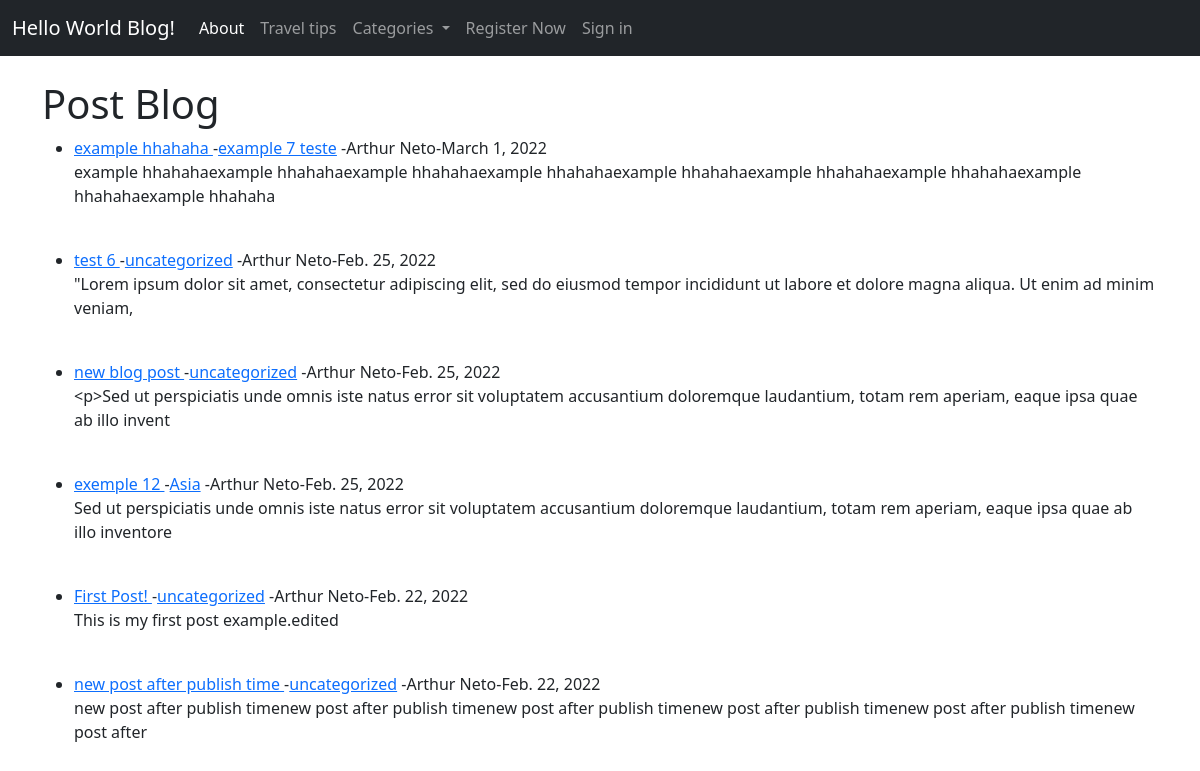
Before: / with the older database file.
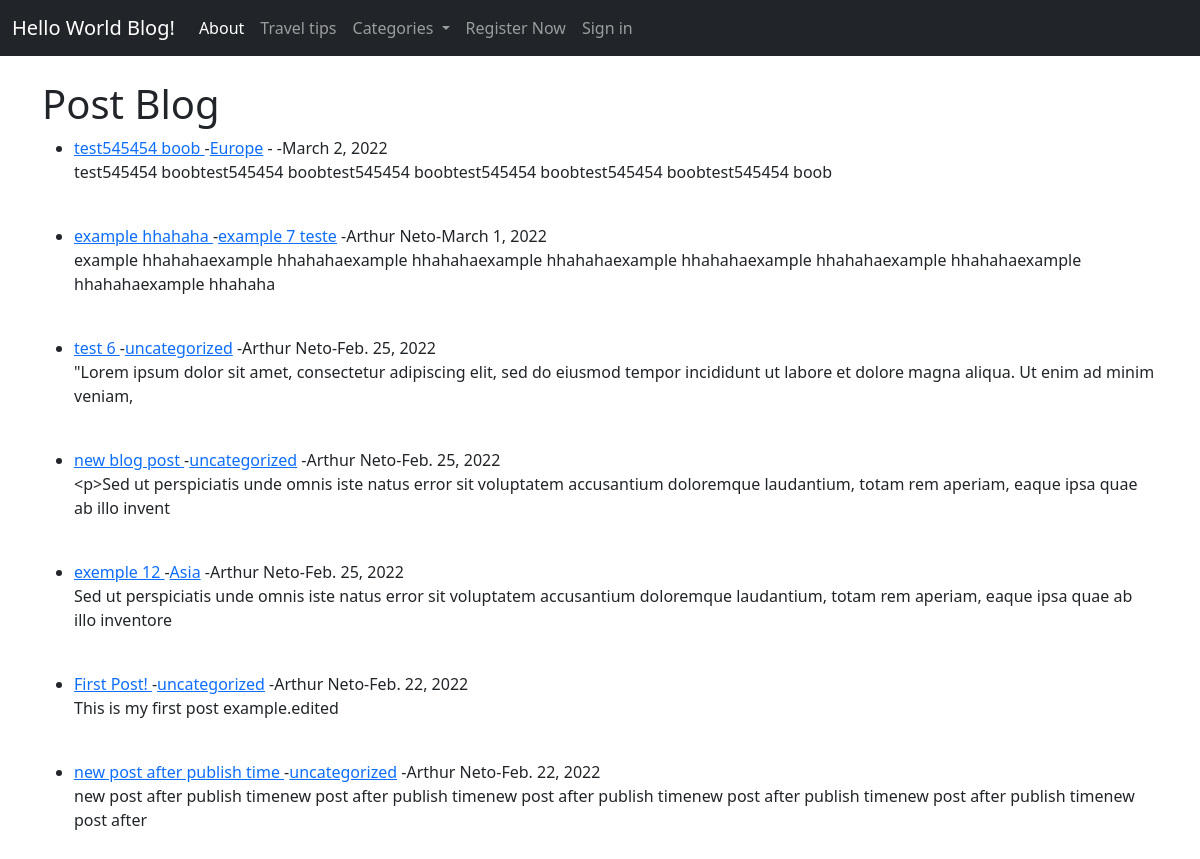
After: the same page with the newer database file.
### world/models.py (models this page shows, shortened)
class Post(models.Model):
    title = models.CharField(max_length=255)
    title_tag = models.CharField(max_length=255)
    author = models.ForeignKey(User, on_delete=models.CASCADE)
    category = models.CharField(max_length=255, default='uncategorized')
    body = models.TextField()
    publish_date =  models.DateField(auto_now_add=True)

### world/views.py (the view)
# urls.py: path('', IndexView.as_view(), name="index"),
class IndexView(ListView):
    model = Post
    template_name = 'index.html'
    ordering = ['-publish_date']
    caty = Category.objects.all()
    def get_context_data(self, *args, **kwargs):
        caty_menu = Category.objects.all()
        context = super(IndexView, self).get_context_data(*args, **kwargs)
        context["caty_menu"] = caty_menu
        return context

### world/models.py (called while the page is built)
    def __str__(self):
        return self.name

### world/templates/index.html (shortened to what this page needs)
{% extends 'base.html' %}
{% block content %}
<h1>Post Blog</h1>
<ul>
    {% for post in object_list %}
    <li><a href="{% url 'details-article' post.pk %}">
        {{ post.title }} </a>
        -<a href="{% url 'category' post.category|slugify %}">{{ post.category }}</a>
        -{{ post.author.first_name }} {{ post.author.last_name }}-{{ post.publish_date }}
        </small><br/>
        {{ post.body|slice:":150"|linebreaks  }}</li>
        <br/>
{% endfor%}
</ul>
{% endblock %}

Changed rows visible on the page:
added Post: title "test545454 boob", category "Europe", publish_date "March 2, 2022", body "test545454 boobtest545454 boobtest545454 boobtest545454 boobtest545454 boobtest545454 boob"
